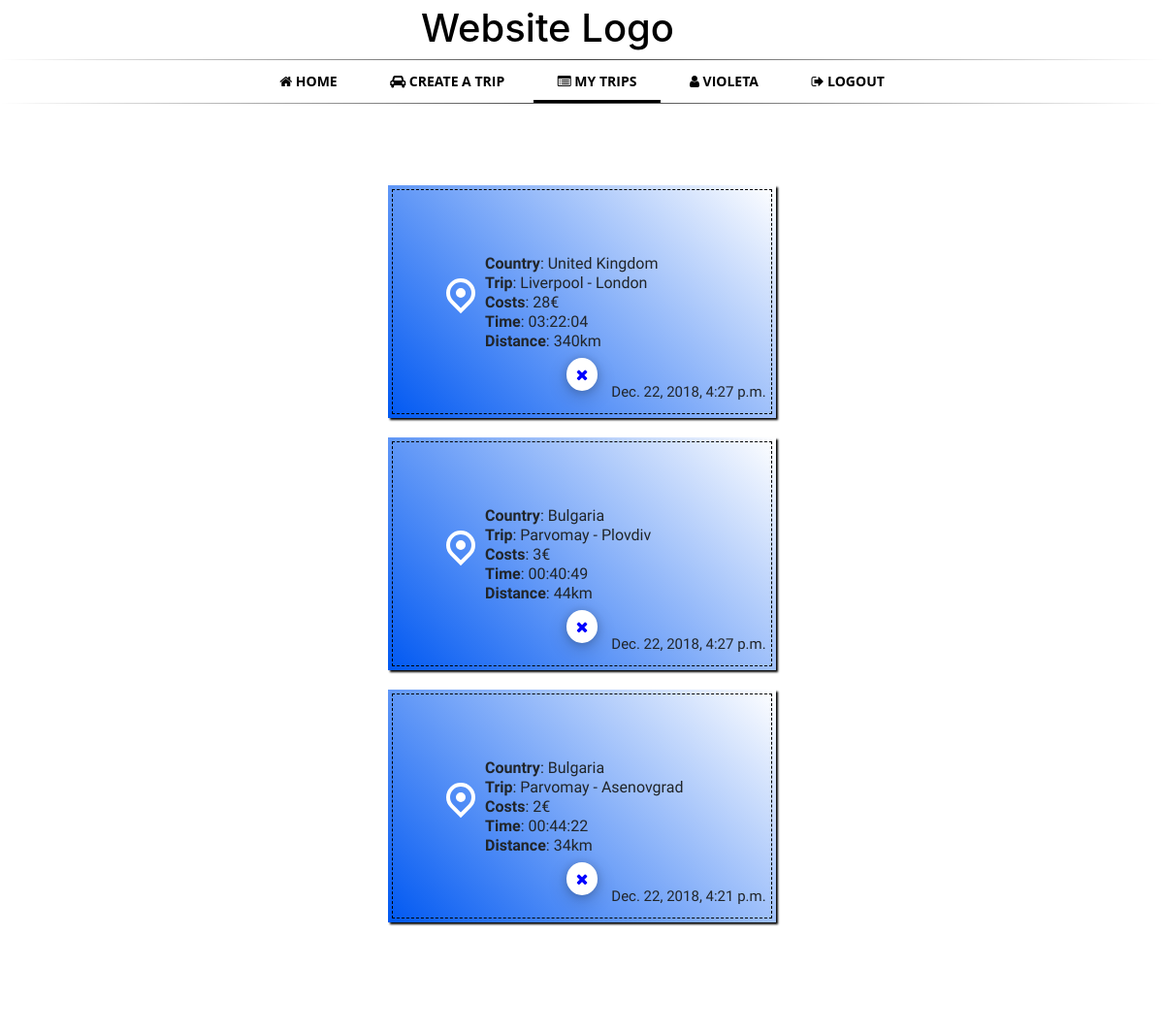
The page /account/my_trips/ (signed in) on the database its author committed.
### accounts/models.py (models this page shows, shortened)
class Trip(models.Model):
    user = models.ForeignKey(usr,
                             on_delete=models.CASCADE,
                             related_name="trips",
                             null=True)
    country = models.CharField(max_length=60)
    town_1 = models.CharField(max_length=60)
    town_2 = models.CharField(max_length=60)
    fuel_cost = models.DecimalField(decimal_places=2,
                                    max_digits=3,
                                    validators=[MinValueValidator(Decimal('0.01'))])
    fuel_consumption = models.PositiveIntegerField(validators=[MinValueValidator(1),
                                                   MaxValueValidator(100)])
    date = models.DateTimeField(auto_now=True)
    distance = models.PositiveIntegerField(default=0,
                                           validators=[MinValueValidator(1)])
    money = models.PositiveIntegerField(default=0,
                                        validators=[MinValueValidator(1)])
    time = models.CharField(max_length=9)
    class Meta:
        unique_together = ('town_1', 'town_2', 'user')
        ordering = ['-date']

### accounts/views.py (the view)
# urls.py: path('my_trips/', views.TripList.as_view(), name='my_trips'),
class TripList(ListView):
    model = Trip
    context_object_name = "trips"
    template_name = "accounts/my_trips.html"
    paginate_by = 3
    def get_queryset(self):
        return self.model.objects.filter(user=self.request.user)

### accounts/templates/accounts/my_trips.html (shortened to what this page needs)
{% extends "base.html" %}
{% load bootstrap3 %}
{% load static %}
{% block content %}
	<div align="center">
		{% for trip in trips %}
			<div id="tripcontainer">
				<div class="pin1"></div>
				<br>
				<br>
				<p id="triptext"><strong>Country</strong>: {{ trip.country|title }}</p>
				<p id="triptext"><strong>Trip</strong>: {{ trip.town_1|title }} - {{ trip.town_2|title }}</p>
				<p id="triptext"><strong>Costs</strong>: {{ trip.money }}€</p>
				<p id="triptext"><strong>Time</strong>: {{ trip.time }}</p>
				<p id="triptext"><strong>Distance</strong>: {{ trip.distance }}km</p>
				<form action="{% url 'accounts:delete_trip' trip.id %}" method="POST">
					<button class="garbagebtn"><i class="fa fa-close"></i></button>
				</form>
				<p id="tripdate">{{ trip.date }}</p>
			</div>
		{% empty %}
			<h3>Your list of trips is empty!</h3>
			<h5>Go to the CREATE A TRIP tab if you feel adventurous!</h5>
		{% endfor %}
	</div>
{% endblock content %}

### templates/base.html (shortened to what this page needs)
<!DOCTYPE html>
{% load static %}
{% load bootstrap3 %}
{% load avatar_tags %}
<html>
<head>
	<link rel="stylesheet" href="https://stackpath.bootstrapcdn.com/bootstrap/4.1.3/css/bootstrap.min.css">
	<link rel="stylesheet" type="text/css" href="{% static 'css/master.css' %}">
	<link rel="stylesheet" href="https://cdnjs.cloudflare.com/ajax/libs/font-awesome/4.7.0/css/font-awesome.min.css">
</head>
<body>
	<div class='row'>
			<div class='col-8'><h1 align='right' class='text' id='logo'>Website Logo</h1></div>
			{% if user.is_authenticated %}
				<div align='right' class='col-4'><a href="{% url 'accounts:profile' user.username %}">{% avatar user 50 class="img-circle img-responsive focus pic" %}</a></div>
			{% endif %}
	</div>
	<div id="cssmenu">
		<ul>
			<div align='center' class="topnav">
			   	<li {% if request.path == '/' %} class="active"{% endif %} ><a href="{% url 'home' %}"><i class="fa fa-home"></i> Home</a></li>
			   	{% if user.is_authenticated %}
			   		<li {% if "/account/create_trip/" in request.path %} class="active"{% endif %} ><a href="{% url 'accounts:create_trip' %}"><i class="fa fa-car"></i> Create A Trip</a></li>
			   		<li {% if "/account/my_trips/" in request.path %} class="active"{% endif %} ><a href="{% url 'accounts:my_trips' %}"><i class="fa fa-list-alt"></i> My Trips</a></li>
			   		<li {% if "/account/profile/" in request.path %} class="active"{% endif %} ><a href="{% url 'accounts:profile' user.username %}"><i class="fa fa-user"></i>  {{ user.username }}</a></li>
			   		<li><a href="{% url 'accounts:logout' %}"><i class="fa fa-sign-out"></i> Logout</a></li>
				{% endif %}
			</div>
		</ul>
	</div>
	<div class='jumbotron jumbotron-fluid'>
		<div class='container-fluid'>
			{% block content %}
			{% endblock content %}
		</div>
	</div>
</body>
</html>

### static/css/master.css (style rules this page uses)
body { background-color: white; }
li { list-style-type: none; }
#tripdate { margin-top: -10px; margin-left: 220px; font-family: 'Titillium Web', sans-serif; font-size: 15px; }
.garbagebtn { background-color: white; border: none; color: blue; padding: 5px 10px; font-size: 16px; cursor: pointer; border-radius: 50%; box-shadow: 0 1px 8px 0 rgba(0, 0, 0, 0.2), 0 6px 20px 0 rgba(0, 0, 0, 0.19); }
#triptext { font-size: 16px; font-family: 'Titillium Web', sans-serif; text-align: left; vertical-align: middle; line-height: 5px; margin-top: 0px; margin-bottom: 15px; margin-left: 100px; }
#tripcontainer { outline: 1px dashed black; outline-offset: -5px; background: linear-gradient(45deg, rgb(0, 88, 242) 0%, white 100%); height: 240px; width: 400px; margin: 20px auto; -webkit-box-shadow: 2px 2px 2px #000; -moz-box-shadow: 2px 2px 2px #000; box-shadow: 2px 2px 2px #000; }
.text { color: black; }
#logo { margin-right: 95px; margin-top: 5px; }
.jumbotron { background-color: white; padding: 5em inherit; }
#cssmenu { background: white; width: auto; }
#cssmenu ul { list-style: none; margin: 0; padding: 0; line-height: 1; display: block; zoom: 1; }
#cssmenu ul:after { content: " "; display: block; font-size: 0; height: 0; clear: both; visibility: hidden; }
#cssmenu ul li { display: inline-block; padding: 0; margin: 0; }
#cssmenu ul li a { color: black; text-decoration: none; display: block; padding: 15px 25px; font-family: 'Open Sans', sans-serif; font-weight: 700; text-transform: uppercase; font-size: 14px; position: relative; -webkit-transition: color .25s; -moz-transition: color .25s; -ms-transition: color .25s; -o-transition: color .25s; transition: color .25s; }
#cssmenu ul li a:after { content: ""; display: block; position: absolute; right: -3px; top: 19px; height: 6px; width: 6px; background: #ffffff; opacity: .5; }
#cssmenu ul li a:before { content: ""; display: block; position: absolute; left: 0; bottom: 0; height: 3px; width: 0; background: black; -webkit-transition: width .25s; -moz-transition: width .25s; -ms-transition: width .25s; -o-transition: width .25s; transition: width .25s; }
#cssmenu ul li.last > a:after, #cssmenu ul li:last-child > a:after { display: none; }
#cssmenu ul li.active a { color: black; }
#cssmenu ul li.active a:before { width: 100%; }
.pin1 { position: relative; top: 40%; left: 40%; margin-right: 500px; margin-left: -100px; border-radius: 50% 50% 50% 0; border: 4px solid white; width: 30px; height: 30px; transform: rotate(-45deg); }
.pin1::after { position: absolute; content: ''; width: 10px; height: 10px; border-radius: 50%; top: 50%; left: 50%; margin-left: -5px; margin-top: -5px; background-color: white; }

### rows shown on the page
Trip: country "United Kingdom", town_1 "Liverpool", town_2 "London", money "28", time "03:22:04", distance "340", date "Dec. 22, 2018, 4:27 p.m."
Trip: country "Bulgaria", town_1 "Parvomay", town_2 "Plovdiv", money "3", time "00:40:49", distance "44", date "Dec. 22, 2018, 4:27 p.m."
Trip: country "Bulgaria", town_1 "Parvomay", town_2 "Asenovgrad", money "2", time "00:44:22", distance "34", date "Dec. 22, 2018, 4:21 p.m."

### other values the page prints
{{ user.username }} "VIOLETA"
